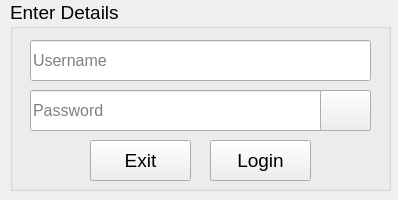
<?xml version="1.0" encoding="UTF-8"?>
<ui version="4.0">
 <class>MainWindow</class>
 <widget class="QMainWindow" name="MainWindow">
  <property name="geometry">
   <rect>
    <x>0</x>
    <y>0</y>
    <width>398</width>
    <height>200</height>
   </rect>
  </property>
  <property name="minimumSize">
   <size>
    <width>398</width>
    <height>200</height>
   </size>
  </property>
  <property name="maximumSize">
   <size>
    <width>398</width>
    <height>200</height>
   </size>
  </property>
  <property name="windowTitle">
   <string>Login</string>
  </property>
  <property name="windowIcon">
   <iconset>
    <normaloff>Assets/res.ico</normaloff>Assets/res.ico</iconset>
  </property>
  <property name="autoFillBackground">
   <bool>false</bool>
  </property>
  <property name="toolButtonStyle">
   <enum>Qt::ToolButtonIconOnly</enum>
  </property>
  <property name="documentMode">
   <bool>false</bool>
  </property>
  <property name="tabShape">
   <enum>QTabWidget::Rounded</enum>
  </property>
  <property name="dockNestingEnabled">
   <bool>false</bool>
  </property>
  <property name="unifiedTitleAndToolBarOnMac">
   <bool>false</bool>
  </property>
  <widget class="QWidget" name="centralwidget">
   <widget class="QGroupBox" name="groupBox">
    <property name="geometry">
     <rect>
      <x>10</x>
      <y>0</y>
      <width>381</width>
      <height>191</height>
     </rect>
    </property>
    <property name="font">
     <font>
      <family>Segoe UI</family>
      <pointsize>14</pointsize>
     </font>
    </property>
    <property name="title">
     <string>Enter Details</string>
    </property>
    <widget class="QLineEdit" name="lineEdit">
     <property name="geometry">
      <rect>
       <x>20</x>
       <y>90</y>
       <width>341</width>
       <height>41</height>
      </rect>
     </property>
     <property name="font">
      <font>
       <family>Segoe UI</family>
       <pointsize>12</pointsize>
      </font>
     </property>
     <property name="echoMode">
      <enum>QLineEdit::Password</enum>
     </property>
     <property name="placeholderText">
      <string>Password</string>
     </property>
    </widget>
    <widget class="QPushButton" name="pushButton_2">
     <property name="geometry">
      <rect>
       <x>80</x>
       <y>140</y>
       <width>101</width>
       <height>41</height>
      </rect>
     </property>
     <property name="font">
      <font>
       <family>Segoe UI</family>
       <pointsize>14</pointsize>
      </font>
     </property>
     <property name="cursor">
      <cursorShape>PointingHandCursor</cursorShape>
     </property>
     <property name="autoFillBackground">
      <bool>false</bool>
     </property>
     <property name="text">
      <string>Exit</string>
     </property>
    </widget>
    <widget class="QPushButton" name="pushButton">
     <property name="geometry">
      <rect>
       <x>200</x>
       <y>140</y>
       <width>101</width>
       <height>41</height>
      </rect>
     </property>
     <property name="font">
      <font>
       <family>Segoe UI</family>
       <pointsize>14</pointsize>
      </font>
     </property>
     <property name="cursor">
      <cursorShape>PointingHandCursor</cursorShape>
     </property>
     <property name="autoFillBackground">
      <bool>false</bool>
     </property>
     <property name="text">
      <string>Login</string>
     </property>
    </widget>
    <widget class="QLineEdit" name="lineEdit_2">
     <property name="geometry">
      <rect>
       <x>20</x>
       <y>40</y>
       <width>341</width>
       <height>41</height>
      </rect>
     </property>
     <property name="font">
      <font>
       <family>Segoe UI</family>
       <pointsize>12</pointsize>
      </font>
     </property>
     <property name="echoMode">
      <enum>QLineEdit::Normal</enum>
     </property>
     <property name="placeholderText">
      <string>Username</string>
     </property>
    </widget>
    <widget class="QPushButton" name="pushButton_3">
     <property name="geometry">
      <rect>
       <x>310</x>
       <y>90</y>
       <width>51</width>
       <height>41</height>
      </rect>
     </property>
     <property name="cursor">
      <cursorShape>PointingHandCursor</cursorShape>
     </property>
     <property name="text">
      <string/>
     </property>
     <property name="iconSize">
      <size>
       <width>35</width>
       <height>35</height>
      </size>
     </property>
     <property name="flat">
      <bool>false</bool>
     </property>
    </widget>
   </widget>
  </widget>
 </widget>
 <tabstops>
  <tabstop>lineEdit_2</tabstop>
  <tabstop>lineEdit</tabstop>
  <tabstop>pushButton_3</tabstop>
  <tabstop>pushButton</tabstop>
  <tabstop>pushButton_2</tabstop>
 </tabstops>
 <resources/>
 <connections/>
</ui>
